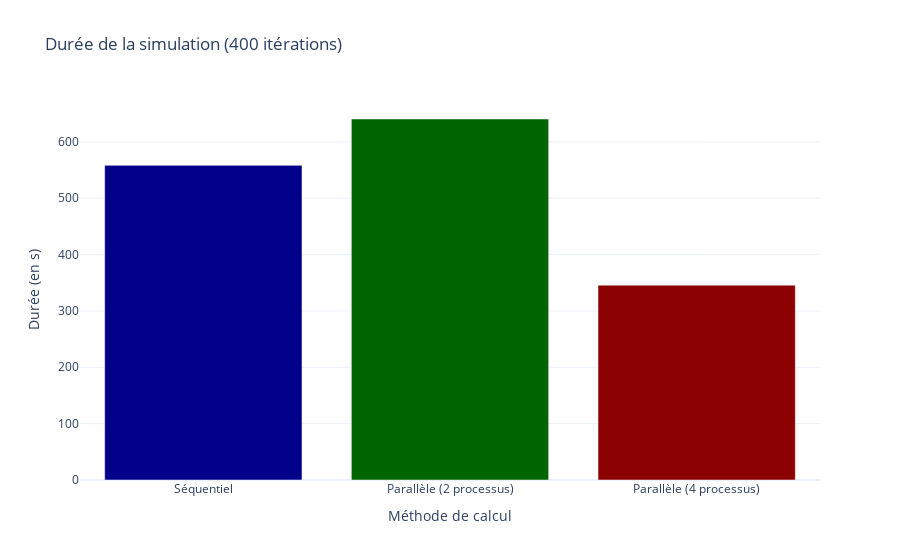

The cell this chart's notebook holds for it:
### Code cell
fig = go.Figure()

fig.add_trace(go.Bar(
    x=methods,
    y=simulation_results,
    marker_color=["darkblue", "darkgreen", "darkred"]
))

fig.update_layout(
    title="Durée de la simulation (400 itérations)",
    xaxis_title="Méthode de calcul",
    yaxis_title="Durée (en s)",
    template="plotly_white"
)

fig.show()

### Figure 1 — Plotly figure (JSON) as saved in the notebook; plotly's stock layout.template omitted (floating-point values rounded to 4 significant figures)
{"data": [{"marker": {"color": ["darkblue", "darkgreen", "darkred"]}, "type": "bar", "x": ["Séquentiel", "Parallèle (2 processus)", "Parallèle (4 processus)"], "y": [558.4, 640.6, 345.8]}], "layout": {"title": {"text": "Durée de la simulation (400 itérations)"}, "xaxis": {"title": {"text": "Méthode de calcul"}}, "yaxis": {"title": {"text": "Durée (en s)"}}}}
